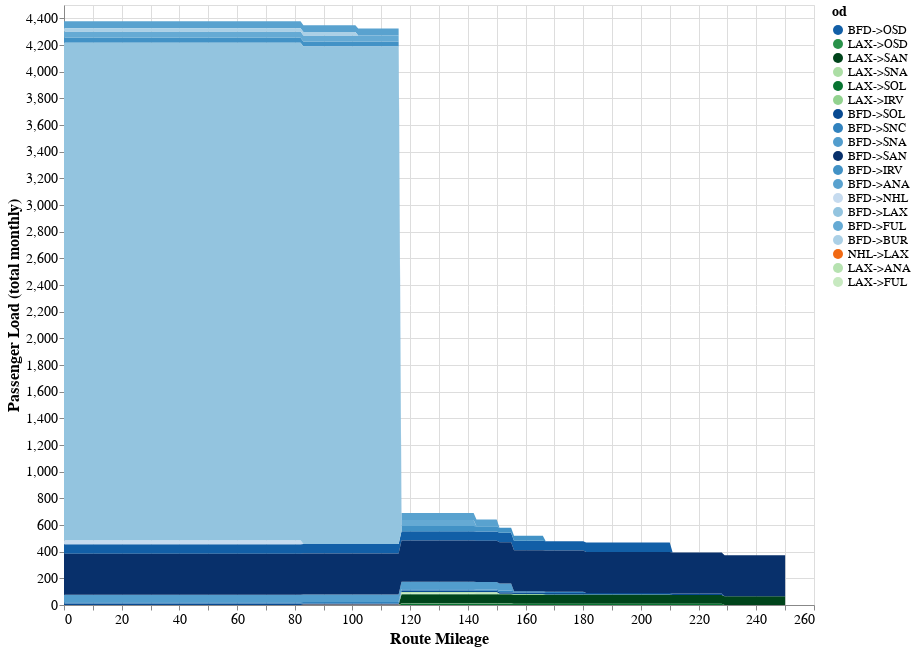

The cell this chart's notebook holds for it:
### Code cell
chart

### Figure 1 — Vega specification as saved in the notebook (floating-point values rounded to 4 significant figures; data arrays with more than 128 entries replaced by an {"elided": "..."} marker saying what was removed)
{"$schema": "https://vega.github.io/schema/vega/v5.json", "data": [{"name": "source_0", "values": {"elided": "4769 records"}}, {"name": "source_0_x_domain_route_mileage", "values": [{"min": 0.0, "max": 250.0}]}], "marks": [{"type": "group", "name": "pathgroup", "from": {"facet": {"data": "source_0", "name": "faceted_path_main", "groupby": ["od"]}}, "encode": {"update": {"height": {"field": {"signal": null, "datum": null, "group": "height", "parent": null}}, "width": {"field": {"signal": null, "datum": null, "group": "width", "parent": null}}}}, "marks": [{"type": "area", "name": "marks", "from": {"data": "faceted_path_main"}, "sort": {"field": "x"}, "encode": {"update": {"fill": {"field": "od", "scale": "color"}, "y": {"field": "sum_ridership_end", "scale": "y"}, "y2": {"field": "sum_ridership_start", "scale": "y"}, "orient": {"value": "vertical"}, "defined": {"signal": "isValid(datum[\"route_mileage\"]) && isFinite(+datum[\"route_mileage\"]) && isValid(datum[\"sum_ridership\"]) && isFinite(+datum[\"sum_ridership\"])"}, "tooltip": {"signal": "{\"departing_station\": isValid(datum[\"departing_station\"]) ? datum[\"departing_station\"] : \"\"+datum[\"departing_station\"], \"od\": isValid(datum[\"od\"]) ? datum[\"od\"] : \"\"+datum[\"od\"], \"ridership\": format(datum[\"ridership\"], \"\")}"}, "x": {"field": "route_mileage", "scale": "x"}}}, "style": ["area"]}]}], "scales": [{"name": "x", "type": "linear", "domain": [{"signal": "(data(\"source_0_x_domain_route_mileage\")[0] || {}).min"}, {"signal": "(data(\"source_0_x_domain_route_mileage\")[0] || {}).max"}], "range": [0, {"signal": "width"}], "zero": false, "nice": true}, {"name": "y", "type": "linear", "domain": {"data": "source_0", "fields": ["sum_ridership_start", "sum_ridership_end"]}, "range": [{"signal": "height"}, 0], "nice": true, "zero": true}, {"name": "color", "type": "ordinal", "domain": ["BFD->OSD", "LAX->OSD", "LAX->SAN", "LAX->SNA", "LAX->SOL", "LAX->IRV", "BFD->SOL", "BFD->SNC", "BFD->SNA", "BFD->SAN", "BFD->IRV", "BFD->ANA", "BFD->NHL", "BFD->LAX", "BFD->FUL", "BFD->BUR", "NHL->LAX", "LAX->ANA", "LAX->FUL"], "range": ["#125fa7", "#29924a", "#00441b", "#acdea5", "#077431", "#92d28f", "#084a92", "#3182be", "#529dcd", "#08306b", "#4292c6", "#59a2cf", "#c6dbef", "#93c4df", "#65aad4", "#abd0e6", "#f16913", "#b6e2b0", "#c7e9c0"]}], "axes": [{"scale": "x", "domain": false, "orient": "bottom", "gridScale": "y", "tickCount": {"signal": "ceil(width/40)"}, "labels": false, "aria": false, "grid": true, "zindex": 0, "ticks": false, "maxExtent": 0, "minExtent": 0}, {"scale": "y", "labels": false, "orient": "left", "domain": false, "gridScale": "x", "ticks": false, "zindex": 0, "minExtent": 0, "tickCount": {"signal": "ceil(height/40)"}, "aria": false, "grid": true, "maxExtent": 0}, {"scale": "x", "orient": "bottom", "grid": false, "labelFlush": true, "title": "Route Mileage", "labelOverlap": true, "zindex": 0, "tickCount": {"signal": "ceil(width/40)"}}, {"scale": "y", "title": "Passenger Load (total monthly)", "grid": false, "tickCount": {"signal": "ceil(height/40)"}, "zindex": 0, "orient": "left", "labelOverlap": true}], "legends": [{"labelFontSize": 12, "symbolLimit": 0, "titleFontSize": 14, "fill": "color", "symbolType": "circle", "title": "od"}], "config": {"axis": {"labelFontSize": 14, "titleFontSize": 16}}, "padding": 5, "width": 750, "height": 600, "style": "cell", "background": "white"}
